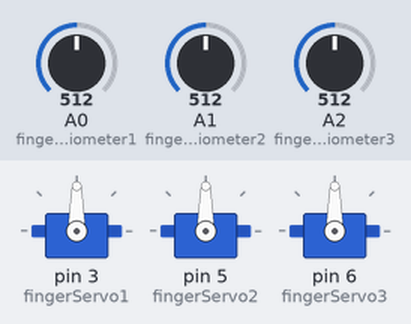
The sketch below on a simulated Arduino Uno, built with avr-gcc and run on an emulated ATmega328P. Shown: 3 × servo. The inputs (shaded band) are chosen by the test bench; at power-on: A0 (fingerPotentiometer1) = 512, A1 (fingerPotentiometer2) = 512, A2 (fingerPotentiometer3) = 512.

Above: at 1.2 s.
1.3 s: A0 (fingerPotentiometer1) set to 716
At 2.0 s:
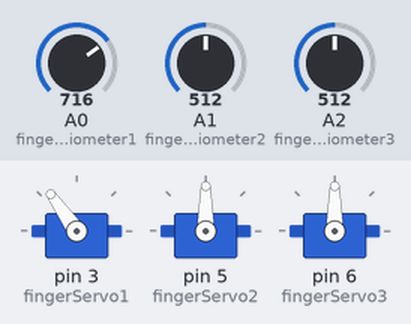
2.8 s: A1 (fingerPotentiometer2) set to 716
At 3.1 s:
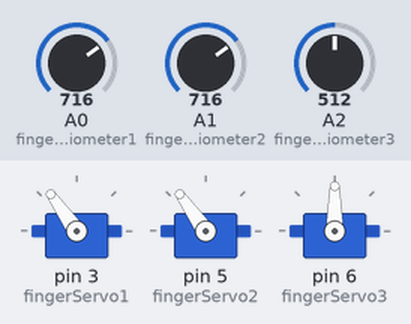
4.3 s: A2 (fingerPotentiometer3) set to 716
At 5.4 s:
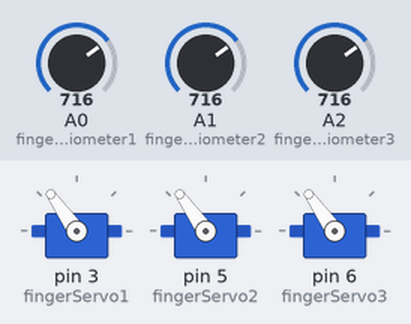
5.8 s: A0 (fingerPotentiometer1) set to 900
At 6.6 s:
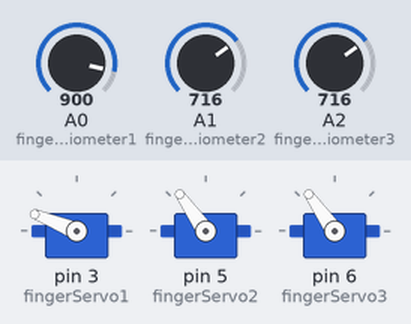
7.3 s: A1 (fingerPotentiometer2) set to 900
At 7.7 s:
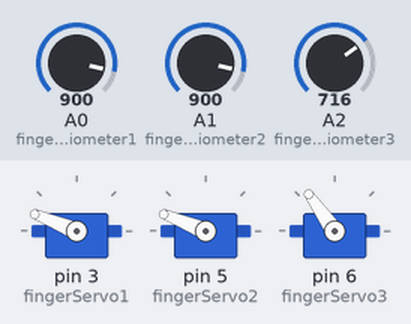
8.8 s: A2 (fingerPotentiometer3) set to 900
At 10.1 s:
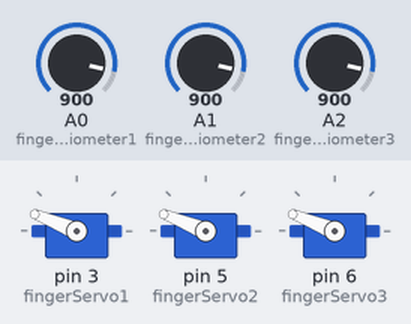
Timing chart, 0 to 11.3 s (numbered marks = the images above; inputs shaded):
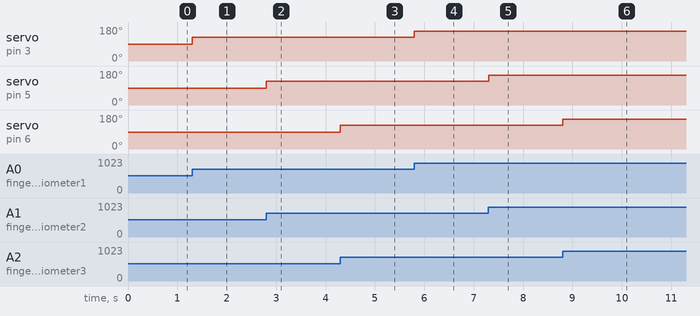

Measured:
- after the input at 1.3 s, servo on pin 3 (fingerServo1): 90° → 125° at once
- after the input at 2.8 s, servo on pin 5 (fingerServo2): 90° → 125° at once
- after the input at 4.3 s, servo on pin 6 (fingerServo3): 90° → 125° at once
- after the input at 5.8 s, servo on pin 3 (fingerServo1): 125° → 158° at once
- after the input at 7.3 s, servo on pin 5 (fingerServo2): 125° → 158° at once
- after the input at 8.8 s, servo on pin 6 (fingerServo3): 125° → 158° at once

The sketch:

Robotic-Hand.ino
```cpp
/*
 * Robotic-Hand.ino
 *
 * Brown Dog Gadgets <https://www.browndoggadgets.com/>
 *
 * Full Buide Guide: https://browndoggadgets.dozuki.com/Guide/Robotic+Hand+(Robotics+Board)/384
 *
 * We used the following components for this project:
 *   1 x Crazy Circuits Robotics Board <https://www.browndoggadgets.com/collections/tbm/products/crazy-circuits-robotics-board>
 *   3 x Brick Compatible 270 Degree Servo <https://www.browndoggadgets.com/products/brick-compatible-270-degree-servo>
 *   3 x Crazy Circuits Potentiometer Chip <https://www.browndoggadgets.com/products/potentiometer-chip>
 *
 */


#include <Servo.h>

// set up three servo objects
Servo fingerServo1;
Servo fingerServo2;
Servo fingerServo3;

// set up pins to read potentiometers
int fingerPotentiometer1 = A0;
int fingerPotentiometer2 = A1;
int fingerPotentiometer3 = A2;

// set up variables for the potentiometers
int Potentiometer1Value;
int Potentiometer2Value;
int Potentiometer3Value;

// set up variables for the servos
int servoAngle1;
int servoAngle2;
int servoAngle3;


void setup() {

  // attach servos to the pins
  fingerServo1.attach(3);
  fingerServo2.attach(5);
  fingerServo3.attach(6);

}


void loop() {

  // read the potentiometers
  Potentiometer1Value = analogRead(fingerPotentiometer1);
  Potentiometer2Value = analogRead(fingerPotentiometer2);
  Potentiometer3Value = analogRead(fingerPotentiometer3);

  // change value scale from 0-1023 to 0-180
  servoAngle1 = map(Potentiometer1Value, 0, 1023, 0, 180);
  servoAngle2 = map(Potentiometer2Value, 0, 1023, 0, 180);
  servoAngle3 = map(Potentiometer3Value, 0, 1023, 0, 180);

  // move the servos to the angle specified
  fingerServo1.write(servoAngle1);
  fingerServo2.write(servoAngle2);
  fingerServo3.write(servoAngle3);

}
```
